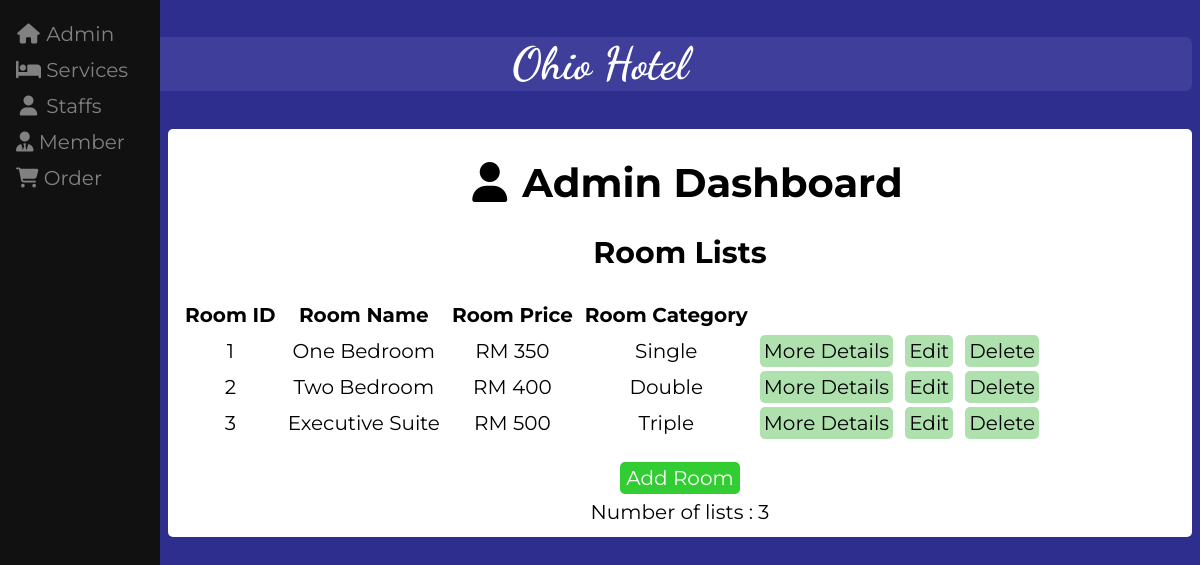
/admin/php/view_room.php, run on the app's committed database.
### tables this page shows
CREATE TABLE `room` (
  `room_id` int(11) NOT NULL,
  `room_name` varchar(50) NOT NULL,
  `room_price` int(11) NOT NULL,
  `room_summary` varchar(500) NOT NULL,
  `room_category` varchar(30) NOT NULL
);

### admin/php/view_room.php (the view, shortened to what this page needs)
<!DOCTYPE html>
<html>
<head>
    <link rel="stylesheet" type="text/css" href="../css/admin.css" >
    <link rel="stylesheet" type="text/css" href="../css/mobile.css">
    <link rel="stylesheet" type="text/css" href="../css/service.css">
    <link rel="stylesheet" href="https://cdnjs.cloudflare.com/ajax/libs/font-awesome/6.1.1/css/all.min.css">
</head>
<body>
    <header>
        <h2>Ohio Hotel</h2>
    </header>
    <div class="sidebar">
        <a href="../admin.html"><i class="fa fa-fw fa-home"></i> Admin</a>
        <a href="../service.html"><i class="fa-solid fa-bed"></i> Services</a>
        <a href="../staffs.html"><i class="fa fa-fw fa-user"></i> Staffs</a>
        <a href="../members.html"><i class="fa-solid fa-user-tie"></i> Member</a>
        <a href="../order.html"><i class="fa-solid fa-cart-shopping"></i> Order</a>
    </div>
    <div class="main">
        <div id="admindash">
            <h1><i class="fa-solid fa-user"></i>Admin Dashboard</h1>
            <h2>Room Lists</h2>
                <table>
                    <tr>
                        <th>Room ID</th>
                        <th>Room Name</th>
                        <th>Room Price</th>
                        <th>Room Category</th>
                    </tr>
                    <?php
                    include("dataconnection.php");
                    $query = "SELECT * FROM room";
                    $result = mysqli_query($connection, $query);
                    $count = mysqli_num_rows($result);
                    while($row = mysqli_fetch_assoc($result))
                    {
                    ?>
                    <tr>
                        <td><?php echo $row["room_id"];?></td>
                        <td><?php echo $row["room_name"];?></td>
                        <td><?php echo "RM ". $row["room_price"];?></td>
                        <td><?php echo $row["room_category"];?></td>
                        <td><a href="../php/detail_room.php?view&roomid=<?php echo $row["room_id"]; ?>">More Details</a></td>
                        <td><a href="../php/update_room.php?edit&roomid=<?php echo $row["room_id"]; ?>">Edit</a></td>
                        <td><a href="../php/delete_room.php?del&roomid=<?php echo $row["room_id"]; ?>" onclick="return confirmation();">Delete</a></td>
                    </tr>
                    <?php
                    }
                    ?>
                </table>
                 <br>
                <a id="add_room" class="button_feature" href="../service.html">Add Room</a>
                <p>Number of lists : <?php echo $count; ?></p>
        </div>
    </div>
</body>
</html>

### admin/css/admin.css (style rules this page uses)
* { box-sizing: border-box; }
body { color: black; background-color: rgb(46, 46, 143); font-family: 'Montserrat', sans-serif; }
header { margin: 5px 0px; padding: 0%; height: fit-content; text-align: center; color: white; background-color: rgb(63, 63, 155); font-size: 30px; font-family: 'Dancing Script', cursive; border-radius:7px; }
.sidebar { height: 100%; width: 160px; position: fixed; z-index: 1; top: 0; left: 0; background-color: #111; overflow-x: hidden; padding-top: 16px; text-align: left; }
.sidebar a { padding: 6px 8px 6px 16px; text-decoration: none; font-size: 20px; color: #818181; display: block; }
.main { text-align: center; margin-top: 5px; margin-left: 160px; padding: 3px 10px; background-color:white; border-radius: 5px; }
#admindash { font-size: 20px; }
#admindash i { padding: 0 15px; }
#admindash p { margin: 10px 10px; }

### admin/css/service.css (style rules this page uses)
th, td { padding: 5px; }
td a { color: black; padding: 3px; border: 1px solid transparent; border-radius: 5px; background-color: #AFE1AF; text-decoration: none; }
#add_room { color: white; padding: 3px 5px; border:1px solid transparent; border-radius: 5px; text-decoration: none; background-color: #32CD32; }

### data on the page
room: room_id "1", room_name "One Bedroom", room_price "350", room_category "Single"
room: room_id "2", room_name "Two Bedroom", room_price "400", room_category "Double"
room: room_id "3", room_name "Executive Suite", room_price "500", room_category "Triple"

### other printed values
$count "3"
